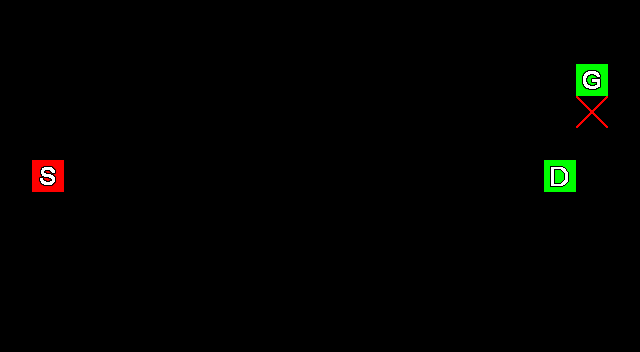

A 2D game scene composited from a Tiled map and its tileset images. What follows is a short description and the map's XML, with every tile layer's data as written:
An orthogonal 20x11 tile map with 32x32 px tiles, 1 tile layer (Tile Layer 5), 5 hidden layers not drawn.

<map version="1.0" orientation="orthogonal" width="20" height="11" tilewidth="32" tileheight="32">
 <properties>
  <property name="ReplicantsImitating" value="0" />
  <property name="ReplicantsNormal" value="4" />
  <property name="Text" value="" />
 </properties>
 <tileset firstgid="1" name="ReplicaTileset" tilewidth="32" tileheight="32">
  <image source="ReplicaTileset.png" width="320" height="64" />
 </tileset>
 <layer name="Tile Layer 1" width="20" height="11" visible="0">
  <data encoding="csv">
1,1,1,1,1,1,1,1,1,1,1,1,1,1,1,1,1,1,1,1,
1,1,1,1,1,1,1,1,1,1,1,1,1,1,1,1,1,1,1,1,
1,1,1,1,1,1,1,1,1,1,1,1,1,1,1,1,1,1,1,1,
1,1,1,1,1,1,1,1,1,1,1,1,1,1,1,1,1,1,1,1,
1,1,1,1,1,1,1,1,1,1,1,1,1,1,1,1,1,1,1,1,
1,1,1,1,1,1,1,1,1,1,1,1,1,1,1,1,1,1,1,1,
1,1,1,1,1,1,1,1,1,1,1,1,1,1,1,1,1,1,1,1,
1,1,1,1,1,1,1,1,1,1,1,1,1,1,1,1,1,1,1,1,
1,1,1,1,1,1,1,1,1,1,1,1,1,1,1,1,1,1,1,1,
1,1,1,1,1,1,1,1,1,1,1,1,1,1,1,1,1,1,1,1,
1,1,1,1,1,1,1,1,1,1,1,1,1,1,1,1,1,1,1,1
</data>
 </layer>
 <layer name="Tile Layer 2" width="20" height="11" visible="0">
  <data encoding="csv">
1,1,1,1,1,1,1,1,1,1,1,1,1,1,1,1,1,1,1,1,
1,0,0,1,0,0,0,0,0,0,0,0,0,0,0,0,0,0,0,1,
1,0,0,1,0,0,0,0,0,0,0,0,0,0,5,0,0,0,0,1,
1,1,1,1,0,0,0,0,0,0,0,0,0,0,0,0,0,0,0,1,
1,1,1,1,0,0,0,0,0,0,5,0,0,0,0,0,0,0,0,1,
1,1,1,1,0,0,0,0,0,0,0,0,0,0,0,0,0,0,0,1,
1,1,1,1,0,0,0,0,0,0,0,0,0,0,0,0,0,0,0,1,
1,1,1,1,0,0,0,0,0,0,0,0,0,0,0,0,0,0,0,1,
1,0,0,1,0,0,5,0,0,0,0,0,0,5,0,0,0,0,0,1,
1,0,0,1,0,0,0,0,0,0,0,0,0,0,0,0,0,0,0,1,
1,1,1,1,1,1,1,1,1,1,1,1,1,1,1,1,1,1,1,1
</data>
 </layer>
 <layer name="Tile Layer 3" width="20" height="11" visible="0">
  <data encoding="csv">
1,1,1,1,1,1,1,1,1,1,1,1,1,1,1,1,1,1,1,1,
1,0,0,1,0,0,0,0,0,0,0,0,0,0,0,0,0,0,0,1,
1,0,0,1,0,0,0,0,0,0,0,0,0,0,0,0,0,0,0,1,
1,1,1,1,0,0,0,0,0,0,0,0,0,0,0,0,0,0,0,1,
1,1,1,1,0,0,0,0,0,0,0,0,0,0,0,0,0,0,0,1,
1,1,1,1,0,0,0,0,0,0,0,0,0,0,0,0,0,0,0,1,
1,1,1,1,0,0,0,0,0,0,0,0,0,0,0,0,0,0,0,1,
1,1,1,1,0,0,0,0,0,0,0,0,0,0,0,0,0,0,0,1,
1,0,0,1,0,0,0,0,0,0,0,0,0,0,0,0,0,0,0,1,
1,0,0,1,0,0,0,0,0,0,0,0,0,0,0,0,0,0,0,1,
1,1,1,1,1,1,1,1,1,1,1,1,1,1,1,1,1,1,1,1
</data>
 </layer>
 <layer name="Tile Layer 4" width="20" height="11" visible="0">
  <data encoding="csv">
1,1,1,1,1,1,1,1,1,1,1,1,1,1,1,1,1,1,1,1,
1,0,0,1,12,12,12,12,12,12,12,12,12,12,12,12,12,1,1,1,
1,0,0,1,12,12,12,12,12,12,12,12,12,12,12,12,12,1,1,1,
1,1,1,1,12,12,12,12,12,12,12,12,12,12,12,12,12,1,1,1,
1,1,1,1,12,12,12,12,12,12,12,12,12,12,12,12,12,1,1,1,
1,1,1,1,12,12,12,12,12,12,12,12,12,12,12,12,12,1,1,1,
1,1,1,1,12,12,12,12,12,12,12,12,12,12,12,12,12,1,1,1,
1,1,1,1,12,12,12,12,12,12,12,12,12,12,12,12,12,1,1,1,
1,0,0,1,12,12,12,12,12,12,12,12,12,12,12,12,12,1,1,1,
1,0,0,1,12,12,12,12,12,12,12,12,12,12,12,12,12,1,1,1,
1,1,1,1,1,1,1,1,1,1,1,1,1,1,1,1,1,1,1,1
</data>
 </layer>
 <layer name="Tile Layer 5" width="20" height="11">
  <data encoding="csv">
1,1,1,1,1,1,1,1,1,1,1,1,1,1,1,1,1,1,1,1,
1,0,0,0,0,0,0,0,0,0,0,0,0,0,0,0,0,1,1,1,
1,0,0,0,0,0,0,0,0,0,0,0,0,0,0,0,0,1,3,1,
1,0,0,0,0,0,0,0,0,0,0,0,0,0,0,0,0,1,13,1,
1,0,0,0,0,0,0,0,0,0,0,0,0,0,0,0,0,1,0,1,
1,2,0,0,0,0,0,0,0,0,0,0,0,0,0,0,0,8,0,1,
1,0,0,0,0,0,0,0,0,0,0,0,0,0,0,0,0,1,1,1,
1,0,0,0,0,0,0,0,0,0,0,0,0,0,0,0,0,1,1,1,
1,0,0,0,0,0,0,0,0,0,0,0,0,0,0,0,0,1,1,1,
1,0,0,0,0,0,0,0,0,0,0,0,0,0,0,0,0,1,1,1,
1,1,1,1,1,1,1,1,1,1,1,1,1,1,1,1,1,1,1,1
</data>
 </layer>
 <layer name="Tile Layer 6" width="20" height="11" visible="0">
  <data encoding="csv">
1,1,1,1,1,1,1,1,1,1,1,1,1,1,1,1,1,1,1,1,
1,0,0,0,0,0,0,0,0,0,0,0,0,0,0,0,0,0,0,1,
1,0,0,0,0,0,0,0,0,0,0,0,0,0,0,0,0,0,0,1,
1,0,0,0,0,0,0,0,0,0,0,0,0,0,0,0,0,0,0,1,
1,0,0,0,0,0,0,0,0,0,0,0,0,0,0,0,0,0,0,1,
1,0,0,0,0,0,0,0,0,0,0,0,0,0,0,0,0,0,0,1,
1,0,0,0,0,0,0,0,0,0,0,0,0,0,0,0,0,0,0,1,
1,0,0,0,0,0,0,0,0,0,0,0,0,0,0,0,0,0,0,1,
1,0,0,0,0,0,0,0,0,0,0,0,0,0,0,0,0,0,0,1,
1,0,0,0,0,0,0,0,0,0,0,0,0,0,0,0,0,0,0,1,
1,1,1,1,1,1,1,1,1,1,1,1,1,1,1,1,1,1,1,1
</data>
 </layer>
</map>
